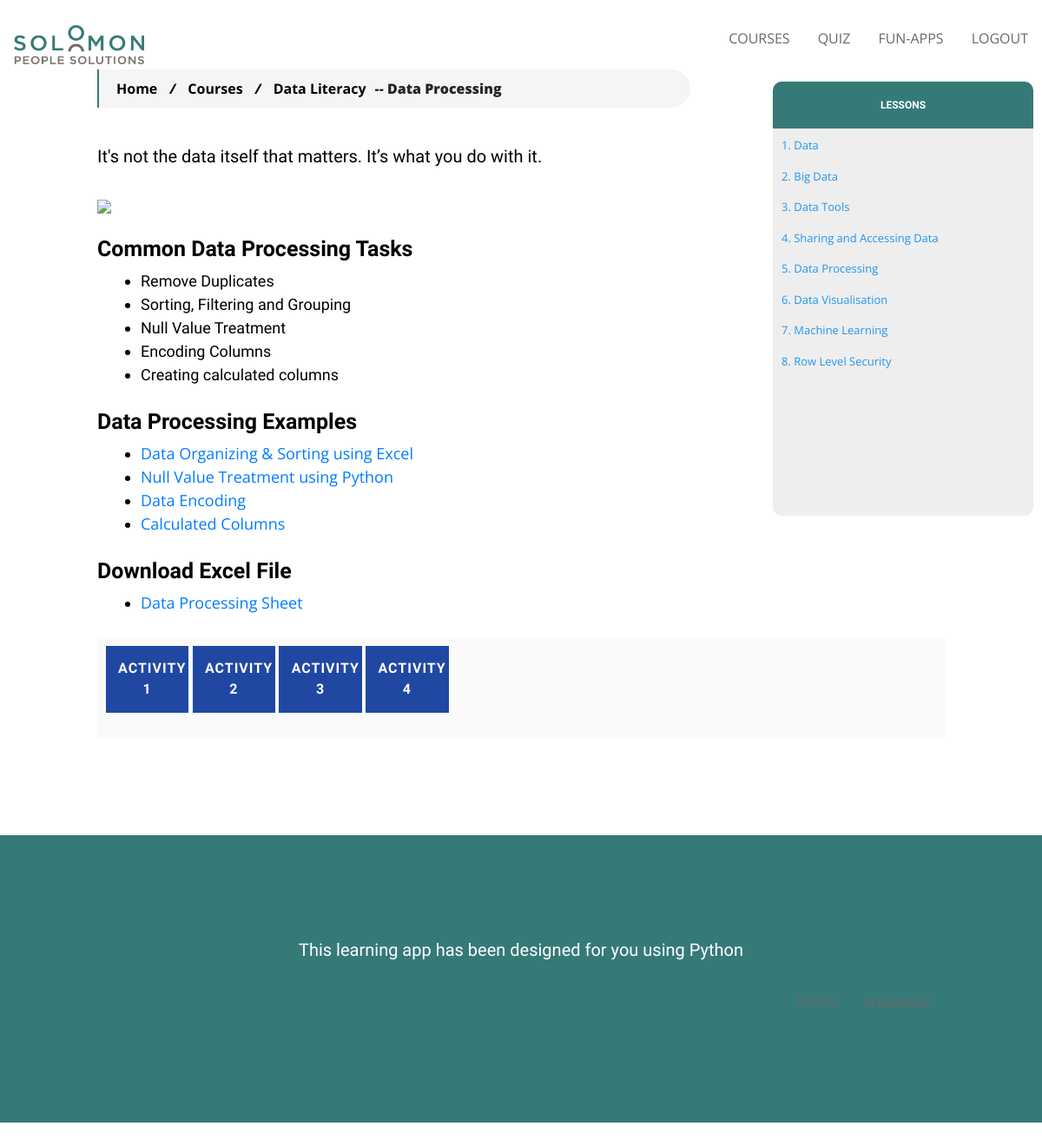
The page /view_lesson/3 (signed in) on the database its author committed.
### models.py (models this page shows, shortened)
class Course(db.Model):
    id = db.Column(db.Integer, primary_key = True)
    courseName = db.Column(db.String,nullable = True)
    courseDescription = db.Column(db.Text(),nullable = True)
    courseImage = db.Column(db.String,nullable = False)
    assignment = db.Column(db.Boolean)
    assignment_frequency = db.Column(db.Integer)
    created_dt = db.Column(db.DateTime, nullable = True,
    default = datetime.now(uae))
    modified_dt = db.Column(db.DateTime, nullable = True,
    default = datetime.now(uae))

class Lesson(db.Model):
    id = db.Column(db.Integer, primary_key = True)
    courseId = db.Column(db.Integer,db.ForeignKey('course.id'))
    lessonName = db.Column(db.String,nullable = True)
    lessonDescription = db.Column(db.Text(),nullable = True)
    game = db.Column(db.String,nullable = True)
    sampleCode1 = db.Column(db.String,nullable = True)
    sampleCode2 = db.Column(db.String,nullable = True)
    sampleCode3 = db.Column(db.String,nullable = True)
    sampleCode4 = db.Column(db.String,nullable = True)
    resources = db.Column(db.String,nullable = True)
    lessonOrder = db.Column(db.Integer, nullable = False)
    course = db.relationship('Course', backref=db.backref('lesson', lazy='dynamic'))
    created_dt = db.Column(db.DateTime, nullable = True,
    default = datetime.now(uae))
    modified_dt = db.Column(db.DateTime, nullable = True,
    default = datetime.now(uae))

### app.py (the view)
@app.route('/view_lesson/<int:id>',methods=['GET','POST'])
@login_required
def viewlesson(id):
    lesson = Lesson.query.get_or_404(id)
    course = Course.query.get_or_404(lesson.courseId)
    lessons = db.session.query(Lesson)\
        .join(Course, Course.id == Lesson.courseId)\
        .filter(Course.id == course.id)\
        .order_by(Lesson.lessonOrder).all()
    soup = BeautifulSoup(lesson.lessonDescription, 'html.parser')
    h2s = [h2.text.strip() for h2 in soup.find_all('h2')]
    print(h2s)
    session["lessonNM"] = lesson.lessonName
    html = markdown.markdown(lesson.lessonDescription)
    return render_template("view_lesson.html",
    course = course, lesson = lesson,lessons = lessons,html = html,
    h2s=h2s,
    quiz_link=quiz_exists(course.courseName),
    title = lesson.lessonName,
    logo='/static/images/company_logo.png')

### app.py (called while the page is built)
def quiz_exists(cname):
    quiz_link = False
    try:
        quizapp[cname]
    except:
        pass
    else:
        quiz_link = True
    return quiz_link

@login_manager.user_loader
def load_user(user_id):
    return User.query.get(int(user_id))

### templates/view_lesson.html (shortened to what this page needs)
{% extends "base_template.html" %}
{% block content %}
        <section class="lesson_body">
                <div style="font-weight: bolder;" class="course_dir">
                    <a href="/">Home </a> <i>/</i>
                    <a href="/"> Courses </a> <i>/</i>
                    <a href="/course/{{course.id}}"> {{ course.courseName }}</a><i>--</i>
                    <strong>{{ lesson.lessonName }}</strong>
                </div>
            <div class="lesson-section">
                <div class="lesson-container">
                    <p>
                    <div class="lesson-description">
                        {{ html|safe }}
                    </div>
                    </p>
                </div>
                <div class="lesson-navigation">
                    <div class="sidenav" id="sidenav">
                        <p class="sidenav_title">Lessons</p>
                           {% for l in lessons %}
                         <a href="/view_lesson/{{ l.id }}">{{loop.index}}. {{ l.lessonName }}</a>
                            {% endfor %}
                    </div>
                </div>
            </div>
                <div class="buttons">
                    {% if lesson.sampleCode1 %}
                        <button id="sample1">Activity 1</button>
                    {% endif %}
                    {% if lesson.sampleCode2 %}
                        <button id="sample2">Activity 2</button>
                    {% endif %}
                    {% if lesson.sampleCode3 %}
                        <button id="sample3">Activity 3</button>
                   {% endif %}
                   {% if lesson.sampleCode4 %}
                        <button id="sample4">Activity 4</button>
                    {% endif %}
                </div>
                <div class="buttons">
                </div>
        </section>
{% endblock %}

### static/css/style.css (style rules this page uses)
* { font-family: "Open Sans", sans-serif; text-decoration: none; -webkit-font-smoothing: antialiased; }
html { scroll-behavior: smooth; }
body { margin: 0; padding: 0; }
h5, h4, h3, h2, h1 { font-weight: bolder; font-family: "Assistant", sans-serif; }
h2 { font-size: 25px !important; }
.course_dir { padding: 10px; margin-right: 30%; border-left: 2px solid rgb(53, 122, 119); border-radius: 0px 50px 50px 0px; background-color: #F5F5F5; }
.course_dir a { color: #000; text-decoration: none; padding-right: 10px; padding-left: 10px; }
.course_dir i { color: #000; }
p { font-size: 20px !important; color: black !important; font-family: "Assistant", sans-serif !important; line-height: 200% !important; }
.lesson-section { display: flex; margin-top: 20px; }
.lesson-container { margin-right: 10%; flex-basis: 80%; }
.lesson-navigation { flex-basis: 20%; }
.sidenav { z-index: 1; position: fixed; width: 300px; height: 500px; background: #eee; overflow-y: scroll; margin-top: -50px; margin-left: 50px; padding-bottom: 20px; transition: 0.5s; right: 10px; border-radius: 10px; font-size: 13px !important; }
.sidenav .sidenav_title { margin: 0; padding: 15px 20px; background-color: rgb(53, 122, 119); font-weight: bolder; font-size: 12px !important; text-transform: uppercase; text-align: center; color: white !important; }
.sidenav a { padding: 10px 8px 6px 10px; text-decoration: none; color: #2196F3; display: block; }
.lesson-description { color: black; }
.lesson-description ul { font-size: 22px !important; margin-left: 10px !important; padding-top: 0px !important; padding-bottom: 10px !important; }
.lesson-description ul li { color: black !important; font-size: 18px !important; font-family: "Assistant", sans-serif !important; }
.lesson_body { padding: 7em; }
.lesson_body .buttons { background: #fafafa; padding: 1%; }
.lesson_body .buttons button { width: 10%; padding: 1.5%; background: #2048a3; border: 0; color: #fff; letter-spacing: 1px; transition: 0.4s; text-transform: uppercase; font-family: "Assistant", sans-serif; font-weight: bolder; }

### rows shown on the page
Course: courseName "Data Literacy"
Lesson: lessonName "Data Processing"
Lesson: lessonName "Data"
Lesson: lessonName "Big Data"
Lesson: lessonName "Data Tools"
Lesson: lessonName "Sharing and Accessing Data"
Lesson: lessonName "Data Visualisation"
Lesson: lessonName "Machine Learning"
Lesson: lessonName "Row Level Security"
